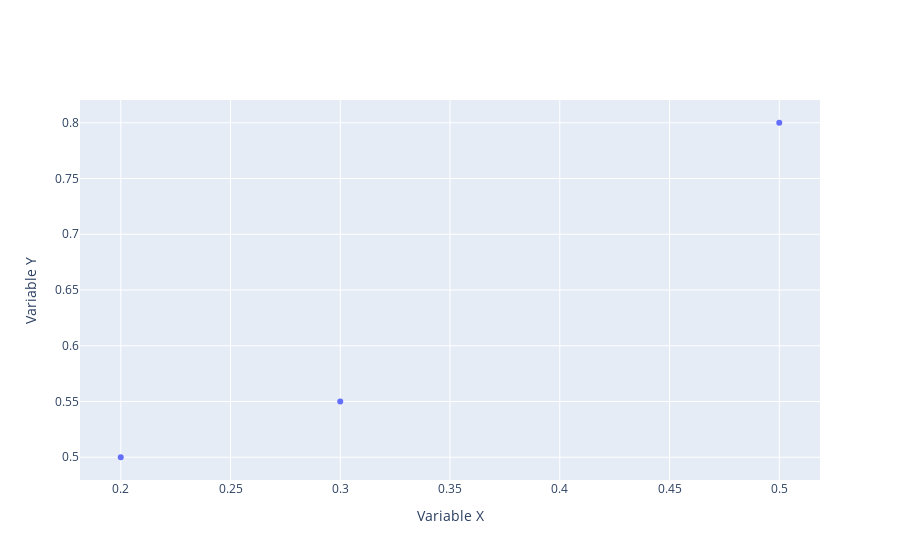

Notebook source saved alongside this figure:
### Markdown cell above
Par exemple, si on a trois observations $(0.2,0.5)$, $(0.3,0.55)$ et $(0.5,0.8)$ on a 

$$
X = \begin{pmatrix}
1 & 0.2\\
1 & 0.3\\
1 & 0.5
\end{pmatrix}
$$

et 

$$
y = \begin{pmatrix}
0.5\\
0.55\\
0.8
\end{pmatrix}
$$

### Code cell
configure_plotly_browser_state()
data = []
trace = Scatter(
  x=np.array([0.2,0.3,0.5]),
  y=np.array([0.5,0.55,0.8]),
  mode='markers',
  name=f"Observations",
  )
data.append(trace)
fig = dict(data=data, layout={})
fig['layout']['xaxis'] = dict(title='Variable X')
fig['layout']['yaxis'] = dict(title='Variable Y')

iplot(fig)

### Figure 1 — Plotly figure (JSON) as saved in the notebook; plotly's stock layout.template omitted (floating-point values rounded to 4 significant figures)
{"data": [{"y": [0.5, 0.55, 0.8], "x": [0.2, 0.3, 0.5], "type": "scatter", "mode": "markers", "name": "Observations"}], "layout": {"xaxis": {"title": {"text": "Variable X"}}, "yaxis": {"title": {"text": "Variable Y"}}}}
